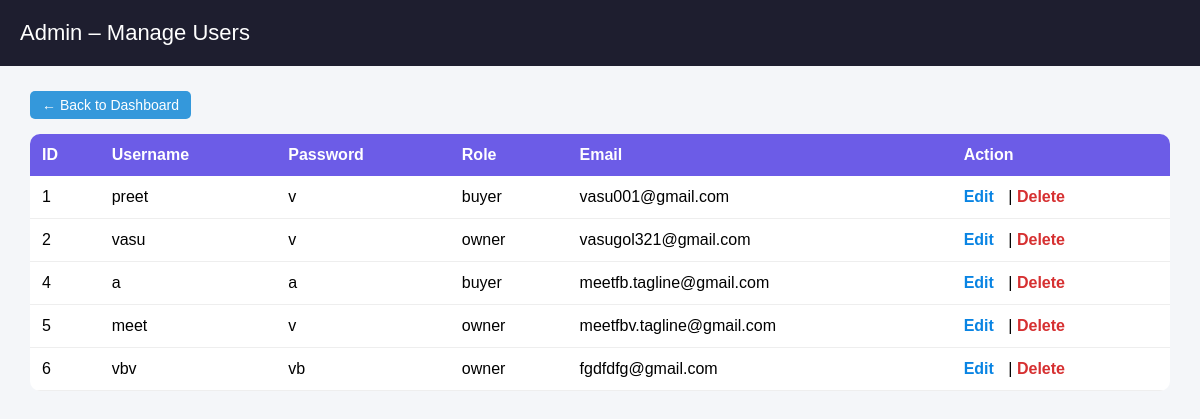
The app's page /admin/users (signed in) with its own data.
### tables this page shows
CREATE TABLE users (
            id INTEGER PRIMARY KEY AUTOINCREMENT,
            role TEXT,
            username TEXT UNIQUE,
            password TEXT,
            email TEXT
        );

### app/admin/routes.py (the view)
@admin_bp.route("/admin/users")
def admin_users():
    if session.get("role") != "admin":
        return redirect(url_for("auth.login"))
    conn = get_db()
    users = conn.execute("""
        SELECT id, username,password, role, email
        FROM users
        WHERE role != 'admin'
    """).fetchall()
    conn.close()
    return render_template("admin_users.html", users=users)

### app/db.py (called while the page is built)
def get_db():
    conn = sqlite3.connect("users.db", timeout=10)
    conn.row_factory = sqlite3.Row
    return conn

### app/templates/admin_users.html (shortened to what this page needs)
<!DOCTYPE html>
<html>
<head>
</head>
<body>
<div class="header">
    <span>Admin – Manage Users</span>
</div>
<div class="container">
    <div class="top-bar">
        <a href="/admin/dashboard" class="back-btn">← Back to Dashboard</a>
    </div>
    <table>
        <tr>
            <th>ID</th>
            <th>Username</th>
            <th>Password</th>
            <th>Role</th>
            <th>Email</th>
            <th>Action</th>
        </tr>
        {% for u in users %}
        <tr>
            <td>{{ u['id'] }}</td>
            <td>{{ u['username'] }}</td>
            <td>{{ u['password'] }}</td>
            <td>{{ u['role'] }}</td>
            <td>{{ u['email'] }}</td>
            <td>
                <a class="edit" href="/admin/edit-user/{{ u['id'] }}">Edit</a>
                |
                <a class="delete"
                   href="/admin/delete-user/{{ u['id'] }}"
                   onclick="return confirm('Delete user and all properties?')">
                   Delete
                </a>
            </td>
        </tr>
        {% endfor %}
    </table>
</div>
</body>
</html>

### app/templates/admin_users.html (style rules this page uses)
body { margin: 0; font-family: Arial, sans-serif; background: #f4f6f9; }
.header { background: #1e1e2f; color: white; padding: 20px; font-size: 22px; display: flex; justify-content: space-between; align-items: center; }
.back-btn { padding: 6px 12px; background: #3498db; color: white; border-radius: 5px; text-decoration: none; font-size: 14px; }
.container { padding: 30px; }
table { width: 100%; background: white; border-collapse: collapse; border-radius: 10px; overflow: hidden; }
th { background: #6c5ce7; color: white; padding: 12px; text-align: left; }
td { padding: 12px; border-bottom: 1px solid #eee; }
a.edit { color: #0984e3; font-weight: bold; text-decoration: none; margin-right: 10px; }
a.delete { color: #d63031; font-weight: bold; text-decoration: none; }
.top-bar { margin-bottom: 20px; }

### records on screen
users: id "1", username "preet", password "v", role "buyer", email "vasu001@gmail.com"
users: id "2", username "vasu", password "v", role "owner", email "vasugol321@gmail.com"
users: id "4", username "a", password "a", role "buyer", email "meetfb.tagline@gmail.com"
users: id "5", username "meet", password "v", role "owner", email "meetfbv.tagline@gmail.com"
users: id "6", username "vbv", password "vb", role "owner", email "fgdfdfg@gmail.com"
